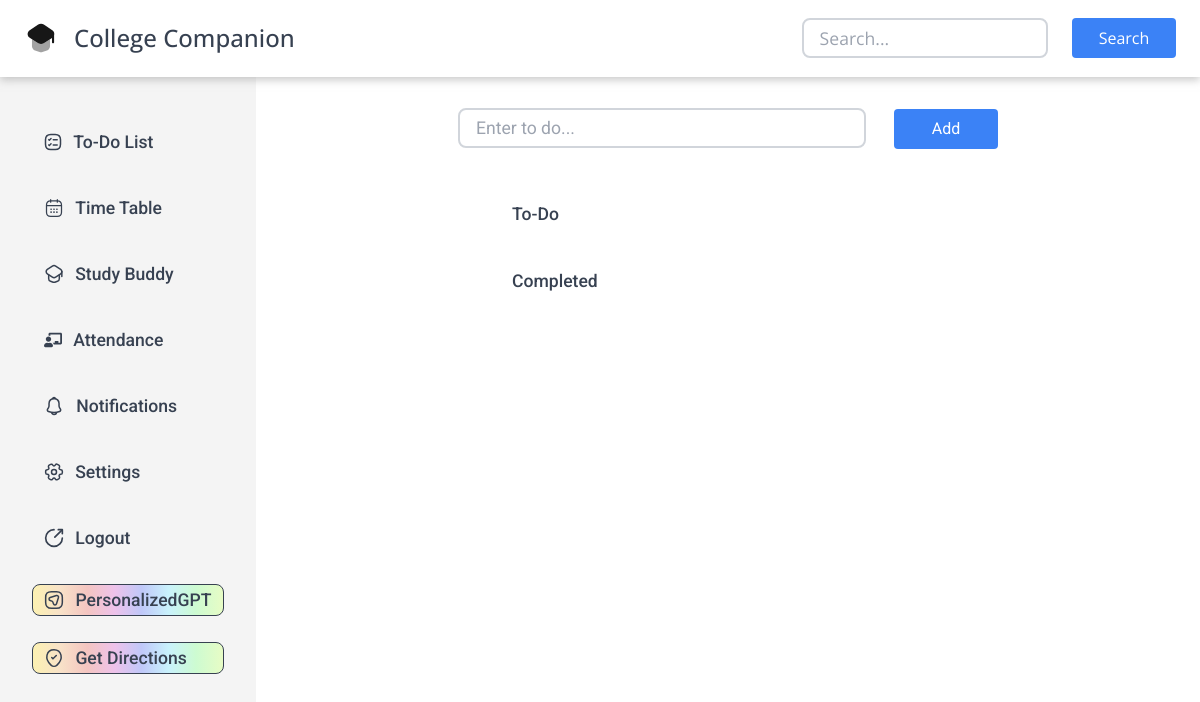
/to-do (signed in), run on an earlier commit of the app's database.
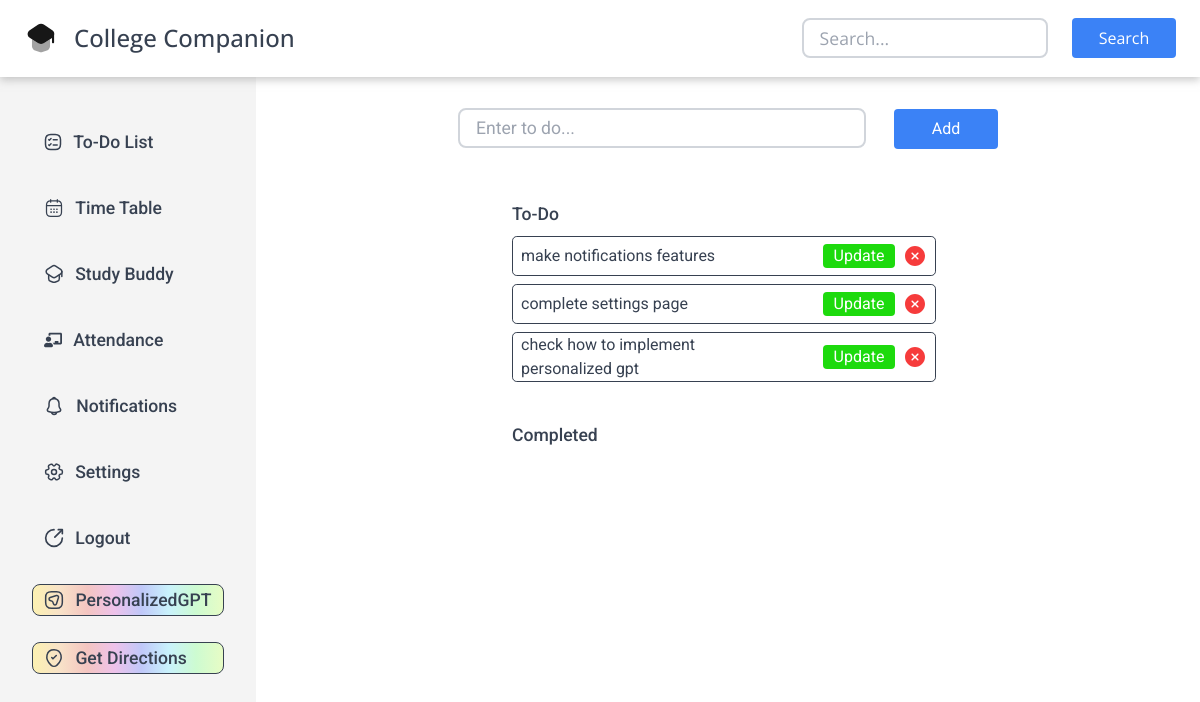
And on a later commit of the database.
### tables this page shows
CREATE TABLE todo (
id INTEGER PRIMARY KEY,
task TEXT NOT NULL,
status INTEGER,
student_id INTEGER,
FOREIGN KEY (student_id)
REFERENCES students(id)
);

### app.py (the view)
@app.route("/to-do")
@login_required
def to_do():
    tasks = db.execute(
        "SELECT * FROM todo WHERE student_id = ?", session['user_id'])
    task_number = 1
    return render_template("todo.html", tasks=tasks)

### app.py (called while the page is built)
@app.after_request
def add_header(response):
    response.headers["Cache-Control"] = "no-cache, no-store, must-revalidate"
    response.headers["Pragma"] = "no-cache"
    response.headers["Expires"] = "0"
    return response

### helpers.py (called while the page is built)
def login_required(f):
    @wraps(f)
    def decorated_function(*args, **kwargs):
        if session.get("user_id") is None:
            return redirect("/login")
        return f(*args, **kwargs)
    return decorated_function

### templates/todo.html (shortened to what this page needs)
{% extends "layout.html" %}
{% block main %}
<div class="add-task-area">
    <form method="post" action="/add-to-do" class="add-task">
        <input type="text" name="task" placeholder="Enter to do..." autocomplete="off" autofocus required />
        <button type="submit">Add</button>
    </form>
</div>
<div class="to-do-list">
    <div class="to-do-tasks">
        <p>To-Do</p>
        <div class="to-do-tasks-sec">
            {% for task in tasks %}
            {% if task['status'] != 1 %}
            <div class="task">
                <div class="todo-item">
                    {{ task['task'] }}
                </div>
                <div class="task-status">
                    <div class="td-button updt"><a href="/update/{{ task['id'] }}" class="task-update">Update</a></div>
                    <a href="/delete/{{ task['id'] }}" class="task-delete"></a>
                </div>
            </div>
            {% endif %}
            {% endfor %}
        </div>
    </div>
    <div class="completed-tasks">
        <p>Completed</p>
        <div class="completed-tasks-sec">
        </div>
    </div>
</div>
{% endblock %}

### templates/layout.html (shortened to what this page needs)
<!DOCTYPE html>
<html lang="en">
<head>
    <link href="https://cdn.jsdelivr.net/npm/bootstrap-icons@1.8.1/font/bootstrap-icons.css" rel="stylesheet">
    <link rel="stylesheet" href="https://cdnjs.cloudflare.com/ajax/libs/font-awesome/6.5.1/css/all.min.css"
 />
    <link href="https://cdn.jsdelivr.net/npm/tailwindcss@2.0.4/dist/tailwind.min.css" rel="stylesheet">
    <link rel="stylesheet" href="/static/todo.css" />
    <link rel="stylesheet" href="/static/styles.css">
</head>
<body>
    <header>
        <div class="app-heading">
            <div class="app-name"><span>College Companion</span></div>
        </div>
        <div class="search-area">
            <input type="text" class="search-bar" placeholder="Search...">
            <button class="search-button">Search</button>
        </div>
    </header>
    <main>
        <side-bar>
            <div class="side-bar">
                <div class="elements">
                    <a href="/to-do"><div class="to-do-list-name e feature" onclick="active(this)">
                        <span class="t">To-Do List</span>
                    </div></a>
                    <a href="/timetable">
                    <div class="time-table-name e feature">
                        <span class="t">Time Table</span>
                    </div></a>
                    <a href="/studybuddy">
                    <div class="study-buddy-name e feature">
                        <span>Study Buddy</span>
                    </div></a>
                    <a href="#">
                    <div class="attendance-name e feature">
                        <span class="t">Attendance</span>
                    </div></a>
                    <div class="notifications-name e feature">
                        <span class="t"><a href="#">Notifications</a></span>
                    </div>
                    <a href="#"> <div class="settings-name e feature">
                        <span class="t">Settings</span>
                    </div></a>
                    <a href="/logout">
                    <div class="logout-name e feature">
                        <span class="t">Logout</span>
                    </div></a>
                    <div class="personalized-gpt-name e special">
                        <span>PersonalizedGPT</span>
                    </div>
                    <div class="get-directions-name e special">
                        <span>Get Directions</span>
                    </div>
                </div>
            </div>
        </side-bar>
        <div class="display">
            {% block main %}{% endblock %}
        </div>
    </main>
</body>
</html>

### static/todo.css (style rules this page uses)
* { padding: 0; margin: 0; color:#374151; }
input[type="text"] { color: #374151; }
.add-task-area { height: 2.5rem; position: absolute; top: 2rem; display: flex; align-items: center; }
.add-task input { width: 25.5rem; height: 2.5rem; border: 0.15rem #D1D5DB solid; border-radius: 0.5rem; line-height: 2.5rem; font-size: 1.1rem; font-weight: 400; margin-right: 1.5rem; padding-left: 1rem; }
.add-task button { height: 2.5rem; width: 6.5rem; border-radius: 0.25rem; border: none; color: white; background-color: #3B82F6; font-size: 1rem; cursor: pointer; }
.to-do-list { height: 70%; width: 27rem; display: flex; flex-direction: column; padding-right: 0.5rem; }
.to-do-tasks { margin-top: 1rem; max-height:50%; width:100%; display: flex; flex-direction: column; }
.to-do-tasks-sec { height:90%; margin-top:0.5rem; overflow-x: hidden; overflow-y: auto; }
.completed-tasks { margin-top: 2rem; height: 50%; width:100%; display: flex; flex-direction: column; }
.completed-tasks-sec { height:90%; margin-top: 0.5rem; overflow-x: hidden; overflow-y: auto; }
p { font-size: 1.1rem; font-weight: 500; color:#374151; }
.task { width: 100%; min-height: 2.5rem; border: 0.1rem #374151 solid; border-radius: 0.3rem; display: flex; justify-content: space-between; align-items: center; padding-left: 0.5rem; margin-bottom: 0.5rem; }
.todo-item { max-width: 50%; word-wrap: break-word; }
.td-button { height:1.5rem; width:4.5rem; background-color: #3B82F6; color:white; text-align: center; vertical-align:middle; margin-right: 0.5rem; border-radius: 0.25rem; }
.updt { background-color: #1DDA0D; }
.task-delete svg { margin-right: 0.5rem; }
.task-status { display: flex; }

### static/styles.css (style rules this page uses)
* { margin: 0; padding: 0; border: border-box; }
a { text-decoration: none; color:inherit; }
header { z-index: 2; position: relative; height: 4.8rem; width: 100vw; box-shadow: 0 0.2rem 0.5rem rgba(159, 159, 159, 0.559); display: flex; align-items: center; justify-content: space-between; font-family: "Open Sans", sans-serif; }
.app-name { font-size: 1.5rem; color: #303640; margin-left: 1rem; font-weight: 500; }
.app-heading { display: flex; align-items: center; }
.app-heading svg { font-size: 2rem; margin-left: 1.5rem; }
.search-bar { height: 2.5rem; width: 15.4rem; border: 0.15rem #D1D5DB solid; border-radius: 0.5rem; color: #B2B2B2; line-height: 2.5rem; font-size: 1.1rem; font-weight: 400; margin-right: 1.5rem; padding-left: 1rem; }
.search-button { height: 2.5rem; width: 6.5rem; border-radius: 0.25rem; border: none; color: white; background-color: #3B82F6; font-size: 1rem; margin-right: 1.5rem; cursor: pointer; }
.search-area { display: flex; align-items: center; }
main { height: calc(100vh - 4.8rem); width: 100%; font-family: "Roboto", sans-serif; display: flex; }
side-bar { height: calc(100vh - 4.8rem); }
.side-bar { color: #374151; position: sticky; z-index: 0; height: calc(100vh - 4.8rem); width: 16rem; font-weight: 500; font-size: 1.1rem; background-color: rgb(244, 244, 244); overflow: hidden; display: flex; justify-content: center; }
.elements { margin-top: 2rem; height: 80%; width: 75%; display: flex; flex-direction: column; justify-content: space-around; }
.feature { height: 2.5rem; transition: all 0.1ms ease-in 0s; padding-left: 0.75rem; }
.e { cursor: pointer; display: flex; align-items: center; }
.ic { margin-right: 0.7rem; }
.ic2 { margin-right: 0.7rem; margin-left: 0.7rem; }
.personalized-gpt-name, .get-directions-name { height: 2rem; width: 12rem; display: flex; align-items: center; border-radius: 0.5rem; border: 0.05rem #374151 solid; background: linear-gradient(to right, #FCF1B2, #F8E2C8, #F4C5C1, #EEC2EA, #C0C8F9, #C9F2FC, #CDFBD1, #E7FCC5); }
.special { transition: all 0.1ms ease-out 0s; }
.display { height: 100%; width: 100%; background-color: white; display: flex; justify-content: center; align-items: center; position: relative; overflow:hidden; }

What changed in the data, as far as the page shows it:
added todo: task "make notifications features"
added todo: task "complete settings page"
added todo: task "check how to implement personalized gpt"
